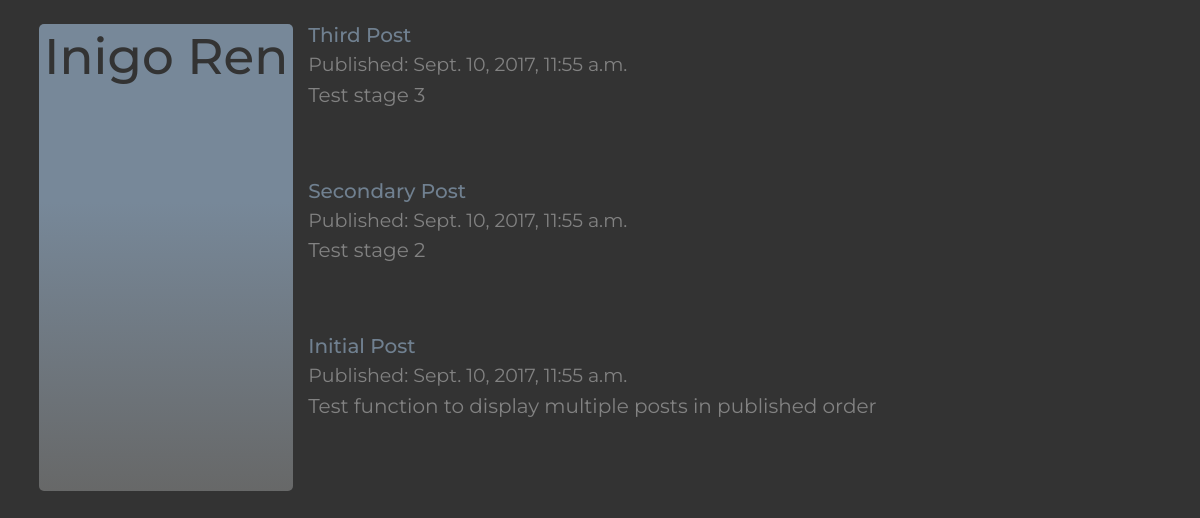
/, run on an earlier commit of the app's database.
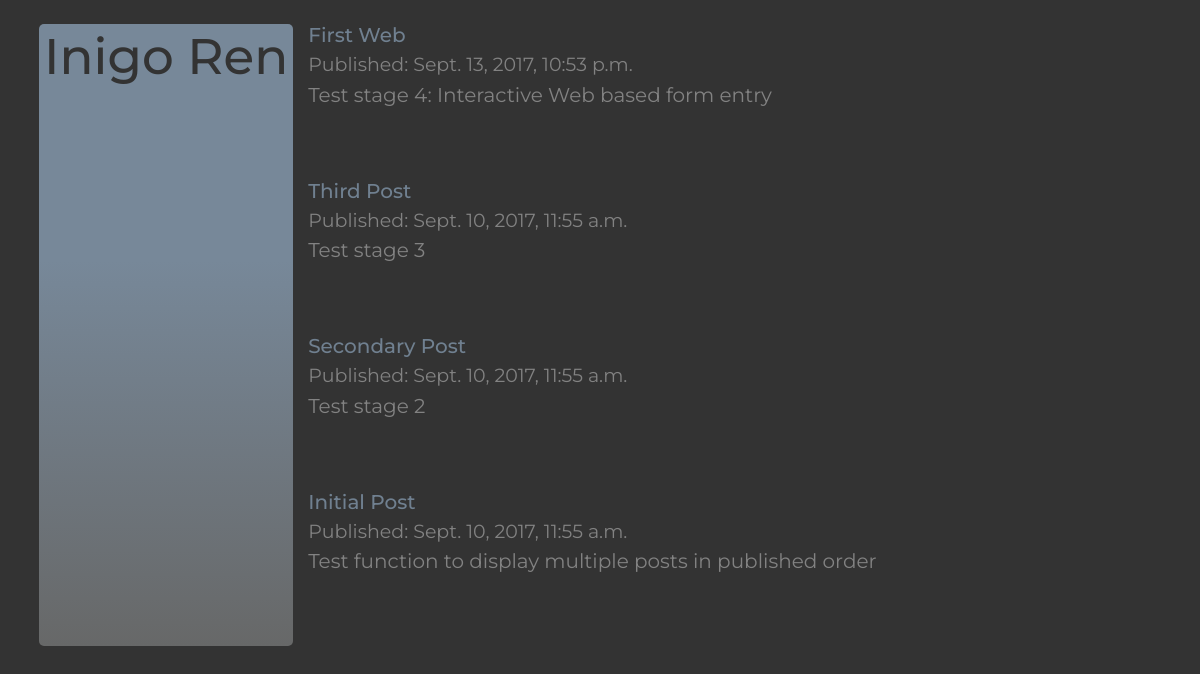
And on a later commit of the database.
### blog/models.py (models this page shows, shortened)
class Post(models.Model):
    author = models.ForeignKey('auth.User')
    title = models.CharField(max_length=200)
    text = models.TextField()
    created_date = models.DateTimeField(default=timezone.now)
    published_date = models.DateTimeField(blank=True, null=True)

### blog/views.py (the view)
# urls.py: url(r'^$', views.post_list, name='post_list'),
def post_list(request):
    posts = Post.objects.filter(published_date__lte=timezone.now()).order_by('-published_date')
    return render(request, 'blog/post_list.html', {'posts': posts})

### templates/blog/post_list.html
{% extends 'blog/base.html' %}
{% block content %}
    {% for post in posts %}
        <h2><a href="{% url 'post_detail' pk=post.pk %}">{{ post.title }}</a></h2>
        <div class="post">
            <div id="published" class="date">
                Published: {{ post.published_date }}
            </div>
            <p>{{ post.text|linebreaksbr }}</p>
        </div>
    {% endfor %}
{% endblock %}

What changed in the data, as far as the page shows it:
added Post: title "First Web", published_date "Sept. 13, 2017, 10:53 p.m.", text "Test stage 4: Interactive Web based form entry"
